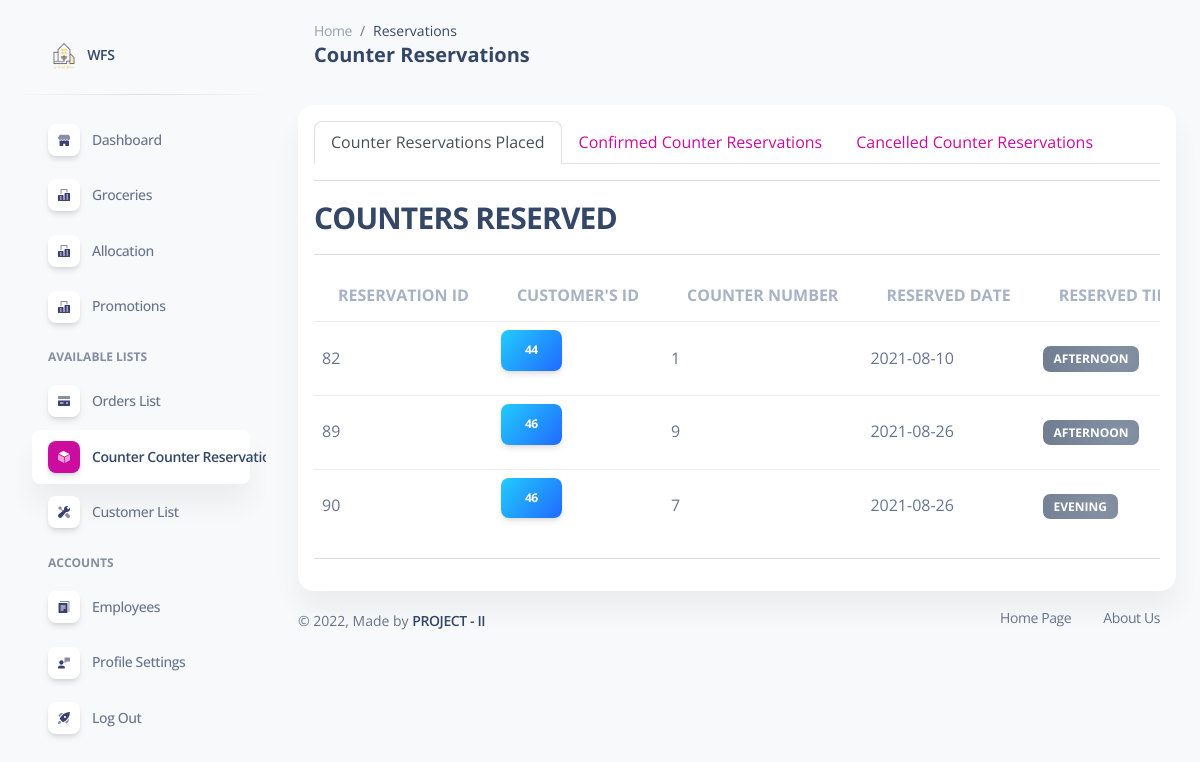
/admin/reservations.php (signed in), run on the app's committed database.
### tables this page shows
CREATE TABLE `customers` (
  `member_id` int(11) NOT NULL,
  `firstname` varchar(100) NOT NULL,
  `lastname` varchar(100) NOT NULL,
  `email` varchar(100) NOT NULL,
  `password` varchar(255) NOT NULL,
  `question_id` int(5) NOT NULL,
  `answer` varchar(45) NOT NULL,
  `code` mediumint(50) NOT NULL,
  `status` text NOT NULL
);

CREATE TABLE `reservations_details` (
  `ReservationID` int(15) NOT NULL,
  `member_id` int(15) NOT NULL,
  `table_id` int(5) NOT NULL,
  `Reserve_Date` date NOT NULL,
  `Reserve_Time` time NOT NULL,
  `StaffID` int(15) NOT NULL,
  `flag` int(1) NOT NULL,
  `table_flag` int(1) NOT NULL,
  `reason` mediumtext NOT NULL,
  `allocat` tinyint(1) NOT NULL DEFAULT 0
);

### admin/reservations.php (the view, shortened to what this page needs)
    <?php
        $conn = mysqli_connect(DB_HOST, DB_USER, DB_PASSWORD,DB_DATABASE);
        $tables=mysqli_query($conn,"SELECT customers.member_id, customers.firstname, customers.email, customers.lastname, reservations_details.ReservationID,reservations_details.table_id, reservations_details.Reserve_Date, reservations_details.Reserve_Time, billing_details.Mobile_No, billing_details.Landline_No  FROM (( reservations_details INNER JOIN customers ON reservations_details.member_id=customers.member_id)INNER JOIN billing_details ON reservations_details.member_id=billing_details.member_id) WHERE reservations_details.flag = 0")
        or die("There are no records to display ... \n" . mysqli_error());
    ?>
<!DOCTYPE html>
<html lang="en">
<head>
  <link href="./assets/css/nucleo-icons.css" rel="stylesheet" />
  <link href="./assets/css/nucleo-svg.css" rel="stylesheet" />
  <link href="./assets/css/nucleo-svg.css" rel="stylesheet" />
  <link id="pagestyle" href="./assets/css/soft-ui-dashboard.css?v=1.0.3" rel="stylesheet" />
</head>
<body class="g-sidenav-show  bg-gray-100">
<aside class="sidenav navbar navbar-vertical navbar-expand-xs border-0 border-radius-xl my-3 fixed-start ms-3 " id="sidenav-main">
    <div class="sidenav-header">
      <a class="navbar-brand m-0" href="#">
        <img src="./assets/img/logo-ct.png" class="navbar-brand-img h-100" alt="main_logo">
        <span class="ms-1 font-weight-bold">WFS</span>
      </a>
    </div>
    <hr class="horizontal dark mt-0">
    <div class="collapse navbar-collapse w-auto max-height-vh-100 h-100" id="sidenav-collapse-main" style="overflow: initial;">
      <ul class="navbar-nav">
        <li class="nav-item">
          <a class="nav-link" href="./index.php">
            <div class="icon icon-shape icon-sm shadow border-radius-md bg-white text-center me-2 d-flex align-items-center justify-content-center">
            </div>
            <span class="nav-link-text ms-1">Dashboard</span>
          </a>
        </li>
        <li class="nav-item">
          <a class="nav-link" href="./foods-menu.php">
            <div class="icon icon-shape icon-sm shadow border-radius-md bg-white text-center me-2 d-flex align-items-center justify-content-center">
            </div>
            <span class="nav-link-text ms-1">Groceries</span>
          </a>
        </li>
        <li class="nav-item">
          <a class="nav-link" href="./allocation.php">
            <div class="icon icon-shape icon-sm shadow border-radius-md bg-white text-center me-2 d-flex align-items-center justify-content-center">
            </div>
            <span class="nav-link-text ms-1">Allocation</span>
          </a>
        </li>
        <li class="nav-item">
          <a class="nav-link" href="./specials.php">
            <div class="icon icon-shape icon-sm shadow border-radius-md bg-white text-center me-2 d-flex align-items-center justify-content-center">
            </div>
            <span class="nav-link-text ms-1">Promotions</span>
          </a>
        </li>
        <li class="nav-item mt-3">
          <h6 class="ps-4 ms-2 text-uppercase text-xs font-weight-bolder opacity-6">Available Lists</h6>
        </li>
        <li class="nav-item">
          <a class="nav-link" href="./orders.php">
            <div class="icon icon-shape icon-sm shadow border-radius-md bg-white text-center me-2 d-flex align-items-center justify-content-center">
            </div>
            <span class="nav-link-text ms-1">Orders List</span>
          </a>
        </li>
        <li class="nav-item">
          <a class="nav-link active" href="#">
            <div class="icon icon-shape icon-sm shadow border-radius-md bg-white text-center me-2 d-flex align-items-center justify-content-center">
            </div>
            <span class="nav-link-text ms-1">Counter Counter Reservation List</span>
          </a>
        </li>
        <li class="nav-item">
          <a class="nav-link  " href="./accounts.php">
            <div class="icon icon-shape icon-sm shadow border-radius-md bg-white text-center me-2 d-flex align-items-center justify-content-center">
            </div>
            <span class="nav-link-text ms-1">Customer List</span>
          </a>
        </li>
        <li class="nav-item mt-3">
          <h6 class="ps-4 ms-2 text-uppercase text-xs font-weight-bolder opacity-6">Accounts</h6>
        </li>
        <li class="nav-item">
          <a class="nav-link  " href="./employees.php">
            <div class="icon icon-shape icon-sm shadow border-radius-md bg-white text-center me-2 d-flex align-items-center justify-content-center">
            </div>
            <span class="nav-link-text ms-1">Employees</span>
          </a>
        </li>
        <li class="nav-item">
          <a class="nav-link  " href="./profile.php">
            <div class="icon icon-shape icon-sm shadow border-radius-md bg-white text-center me-2 d-flex align-items-center justify-content-center">
            </div>
            <span class="nav-link-text ms-1">Profile Settings</span>
          </a>
        </li>
        <li class="nav-item">
          <a class="nav-link  " href="./user/logout-user.php">
            <div class="icon icon-shape icon-sm shadow border-radius-md bg-white text-center me-2 d-flex align-items-center justify-content-center">
            </div>
            <span class="nav-link-text ms-1">Log Out</span>
          </a>
        </li>
      </ul>
    </div>
  </aside>
  <main class="main-content position-relative max-height-vh-100 h-100 mt-1 border-radius-lg ">
    <nav class="navbar navbar-main navbar-expand-lg px-0 mx-4 shadow-none border-radius-xl" id="navbarBlur" navbar-scroll="true">
      <div class="container-fluid py-1 px-3">
        <nav aria-label="breadcrumb">
            <ol class="breadcrumb bg-transparent mb-0 pb-0 pt-1 px-0 me-sm-6 me-5">
                <li class="breadcrumb-item text-sm"><a class="opacity-5 text-dark" href="./index.php">Home</a></li>
                <li class="breadcrumb-item text-sm text-dark active" aria-current="page">Reservations</li>
            </ol>
          <h5 class="font-weight-bolder mb-0">Counter Reservations</h5>
        </nav>
      </div>
    </nav>
      <div class="container-fluid">
          <div class="row mt-4">
              <div class="col-lg-12 mb-lg-0 mb-4">
                  <div class="card">
                      <div class="card-body p-3">
              <nav>
                  <div class="nav nav-tabs" id="nav-tab" role="tablist">
                      <button class="nav-link active" id="nav-home-tab" data-bs-toggle="tab" data-bs-target="#nav-home" type="button" role="tab" aria-controls="nav-home" aria-selected="true">Counter Reservations Placed</button>
                      <button class="nav-link" id="nav-profile-tab" data-bs-toggle="tab" data-bs-target="#nav-profile" type="button" role="tab" aria-controls="nav-profile" aria-selected="false">Confirmed Counter Reservations</button>
                      <button class="nav-link" id="nav-contact-tab" data-bs-toggle="tab" data-bs-target="#nav-contact" type="button" role="tab" aria-controls="nav-contact" aria-selected="false">Cancelled Counter Reservations</button>
                  </div>
              </nav>
              <div class="tab-content" id="nav-tabContent">
                  <div class="tab-pane fade show active" id="nav-home" role="tabpanel" aria-labelledby="nav-home-tab">
                      <hr>
                      <h3>COUNTERS RESERVED</h3>
                      <hr>
                      <div class="table-responsive">
                          <table class="table table-hover align-items-center mb-0">
                              <thead>
                          <tr>
                              <th class="text-uppercase text-secondary text-s font-weight-bolder opacity-7">Reservation ID</th>
                              <th class="text-uppercase text-secondary text-s font-weight-bolder opacity-7">Customer's ID</th>
                              <th class="text-uppercase text-secondary text-s font-weight-bolder opacity-7">Counter Number</th>
                              <th class="text-uppercase text-secondary text-s font-weight-bolder opacity-7">Reserved Date</th>
                              <th class="text-uppercase text-secondary text-s font-weight-bolder opacity-7">Reserved Time</th>
                          </tr>
                          </thead>
                          <?php
                          while ($row=mysqli_fetch_array($tables)){
                              echo "<tr>";
                              echo "<td>" . $row['ReservationID']."</td>";
                              ?>
                                  <td>
                                              <button type="button" class="btn bg-gradient-info" data-bs-toggle="modal" data-bs-target="#exampleModal">
                                                  <?php echo $row['member_id']; ?>
                                              </button>
                                  </td>
                              <?php
                              echo "<td>" . $row['table_id']."</td>";
                              echo "<td>" . $row['Reserve_Date']."</td>";
                              echo "<td>";
                                if ($row['Reserve_Time'] == '08:00:00'){
                                    echo '<span class="badge bg-gradient-faded-dark">' . 'Morning' . '</span>';
                                }elseif ($row['Reserve_Time'] == '12:00:00'){
                                    echo '<span class="badge bg-gradient-faded-dark">' . ' Afternoon ' . '</span>';
                                }else{
                                    echo '<span class="badge bg-gradient-faded-dark">' . 'Evening' . '</span>';
                                }
                              ?>
                              </td>
                              </tr>
                              <?php
                          }
                          ?>
                      </table>
                      </div>
                      <hr>
                  </div>
              </div>
                      </div></div></div></div></div>
      <?php
      require_once('components/footer.inc.php'); ?>
  </main>
</body>
</html>

### admin/assets/css/nucleo-svg.css (style rules this page uses)
.icon { display: inline-block; color: #111111; height: 1em; width: 1em; }
.icon-sm { height: 0.8em; width: 0.8em; }
.icon { fill: currentColor; stroke: none; }

### data on the page
customers: reservations_details.ReservationID "82", member_id "44", reservations_details.table_id "1", reservations_details.Reserve_Date "2021-08-10", shows "AFTERNOON"
customers: reservations_details.ReservationID "89", member_id "46", reservations_details.table_id "9", reservations_details.Reserve_Date "2021-08-26", shows "AFTERNOON", reservations_details.ReservationID "90", reservations_details.table_id "7"
